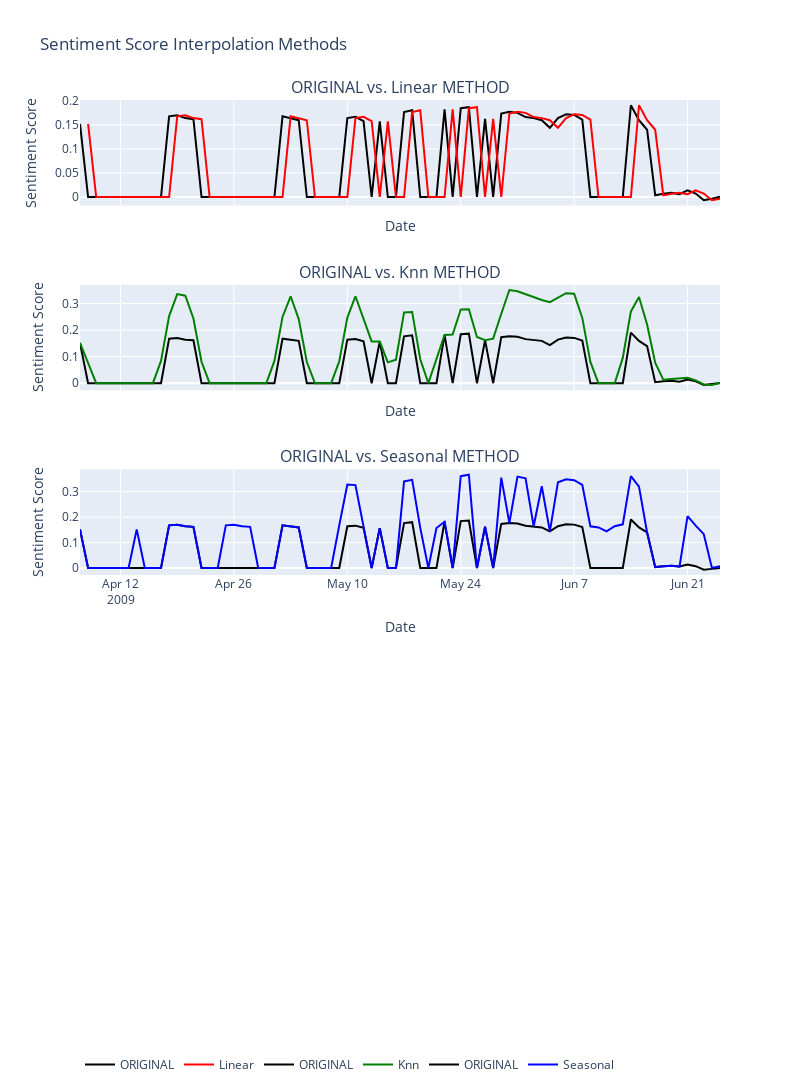

Source (notebook cell):
### Markdown cell above
## PLOT INTERACTIVE ENTIRE METHODS

### Code cell
import plotly.graph_objects as go
from plotly.subplots import make_subplots

Dates = [row.YearMonthDateTYPE for row in InterList]
Scores = [row.SenSCOREAvg for row in InterList]
Methods = ["LINEAR", "KNN", "SEASONAL"]
colors = ['red', 'green', 'blue']

# Create subplots with shared x-axis
fig = make_subplots(rows=3, cols=1, shared_xaxes=True, subplot_titles=[f'ORIGINAL vs. {Method.title()} METHOD' for Method in Methods])

# Loop through each method
for i, Method in enumerate(Methods):
    # Add trace for ORIGINAL
    fig.add_trace(go.Scatter(x=Dates, y=Scores, mode='lines', name='ORIGINAL', line=dict(color='black')), row=i+1, col=1)
    # Add trace for the INTERPOLATION METHOD
    fig.add_trace(go.Scatter(x=Dates, y=[row[Method] for row in InterList], mode='lines', name=Method.title(), line=dict(color=colors[i])), row=i+1, col=1)

    # Update layout for each subplot
    fig.update_xaxes(title_text='Date', row=i+1, col=1)
    fig.update_yaxes(title_text='Sentiment Score', row=i+1, col=1)
    fig.update_layout(showlegend=True, legend=dict(x=0, y=-1, traceorder='normal', orientation='h'))

# Update overall layout
fig.update_layout(height=1200, width=800, title_text="Sentiment Score Interpolation Methods", showlegend=True)

# Show the interactive plot
fig.show()
